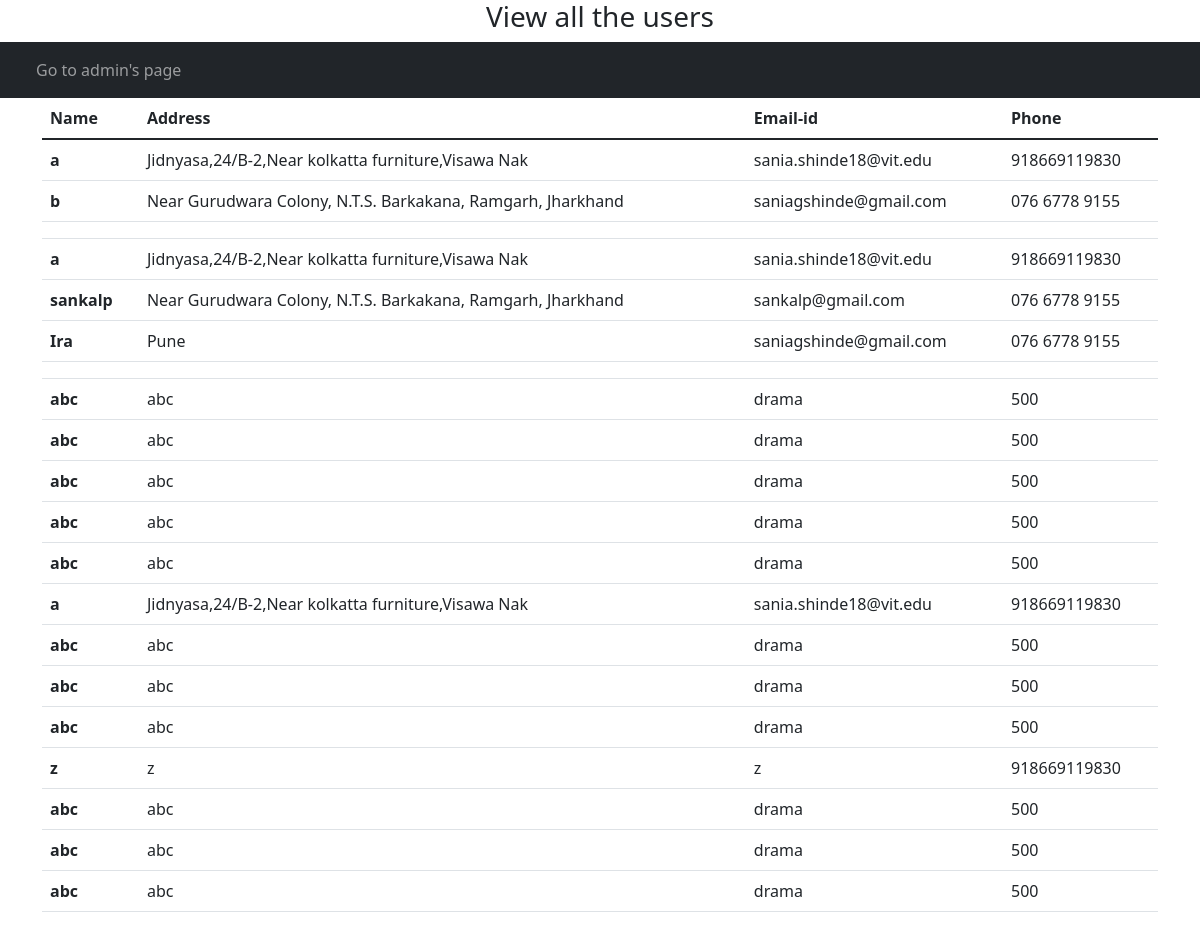
Page /viewusers on the committed database.
### tables this page shows
CREATE TABLE users(
                                ID INTEGER PRIMARY KEY AUTOINCREMENT,
                                mname TEXT, 
                                address TEXT, 
                                emailid TEXT, 
                                phone INTEGER,
                                mpassword TEXT);

### main.py (the view)
@app.route("/viewusers")
def viewusers():
    cursor = conn.cursor()
    cursor.execute("SELECT * FROM users")
    res = cursor.fetchall()
    return render_template("viewusers.html", user=res)

### templates/viewusers.html (shortened to what this page needs)
<!DOCTYPE html>
<html lang="en">
<head>
    <link href="https://cdn.jsdelivr.net/npm/bootstrap@5.1.3/dist/css/bootstrap.min.css" rel="stylesheet">
</head>
<body>
    <h3 style="text-align: center;">View all the users</h3>
    <nav class="navbar navbar-expand-lg navbar-dark bg-dark">
      <div class="container-fluid">
        <div class="collapse navbar-collapse" id="navbarNav">
          <ul class="navbar-nav">
            <li class="nav-item">
              <a class="nav-link" href="/admin">Go to admin's page</a>
            </li>
          </ul>
        </div>
      </div>
    </nav>
<div class="container">
    <div class="row">
        <div class="col col-sm-12 col-md-12 col-lg-12 col-xl-12 col-xxl-12">
            <table class="table">
                <thead>
                    <tr>
                        <th scope="col">Name</th>
                        <th scope="col">Address</th>
                        <th scope="col">Email-id</th>
                        <th scope="col">Phone</th>
                    </tr>
                </thead>
                <tbody>
                    {% for i in user %}
                    <tr>
                        <th scope="row">{{i[1]}}</th>
                            <td>{{i[2]}}</td>
                            <td>{{i[3]}}</td>
                            <td>{{i[4]}}</td>
                    </tr>
                    {% endfor %}
                </tbody>
            </table>
        </div>
    </div>
</div>
</body>
</html>

### rows in the picture
users: mname "a", address "Jidnyasa,24/B-2,Near kolkatta furniture,Visawa Nak", emailid "sania.shinde18@vit.edu", phone "918669119830"
users: mname "b", address "Near Gurudwara Colony, N.T.S. Barkakana, Ramgarh, Jharkhand", emailid "saniagshinde@gmail.com", phone "076 6778 9155"
users: mname "a", address "Jidnyasa,24/B-2,Near kolkatta furniture,Visawa Nak", emailid "sania.shinde18@vit.edu", phone "918669119830"
users: mname "sankalp", address "Near Gurudwara Colony, N.T.S. Barkakana, Ramgarh, Jharkhand", emailid "sankalp@gmail.com", phone "076 6778 9155"
users: mname "Ira", address "Pune", emailid "saniagshinde@gmail.com", phone "076 6778 9155"
users: mname "abc", address "abc", emailid "drama", phone "500"
users: mname "abc", address "abc", emailid "drama", phone "500"
users: mname "abc", address "abc", emailid "drama", phone "500"
users: mname "abc", address "abc", emailid "drama", phone "500"
users: mname "abc", address "abc", emailid "drama", phone "500"
users: mname "a", address "Jidnyasa,24/B-2,Near kolkatta furniture,Visawa Nak", emailid "sania.shinde18@vit.edu", phone "918669119830"
users: mname "abc", address "abc", emailid "drama", phone "500"
users: mname "abc", address "abc", emailid "drama", phone "500"
users: mname "abc", address "abc", emailid "drama", phone "500"
users: mname "z", address "z", emailid "z", phone "918669119830"
users: mname "abc", address "abc", emailid "drama", phone "500"
users: mname "abc", address "abc", emailid "drama", phone "500"
users: mname "abc", address "abc", emailid "drama", phone "500"
